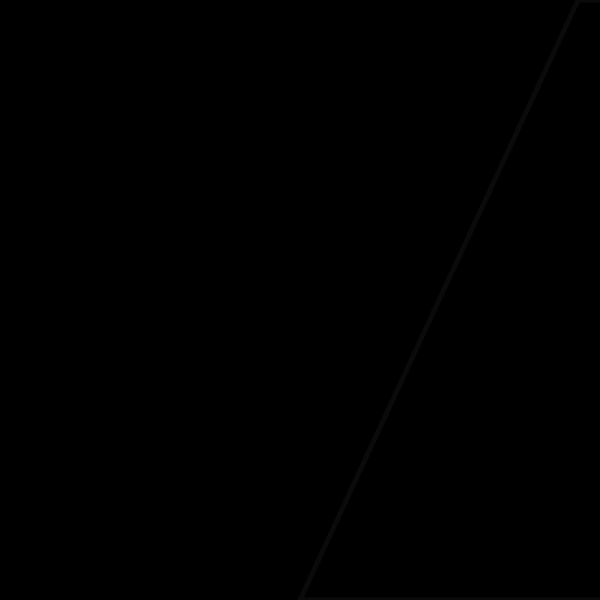
Frame 1 (no input)
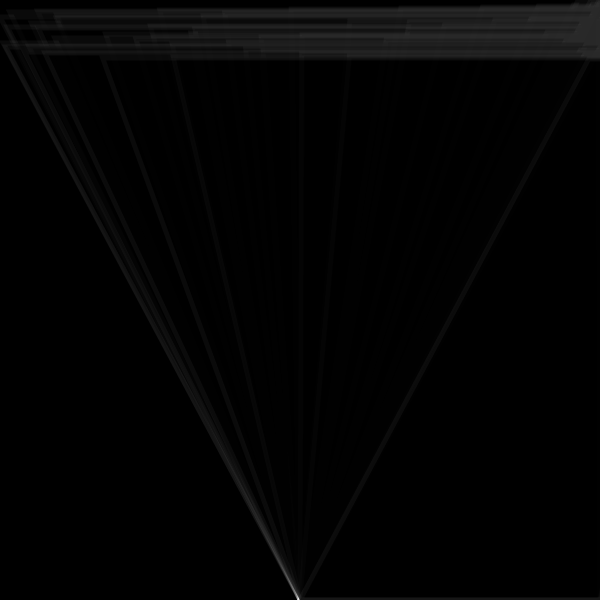
Frame 60 (no input)
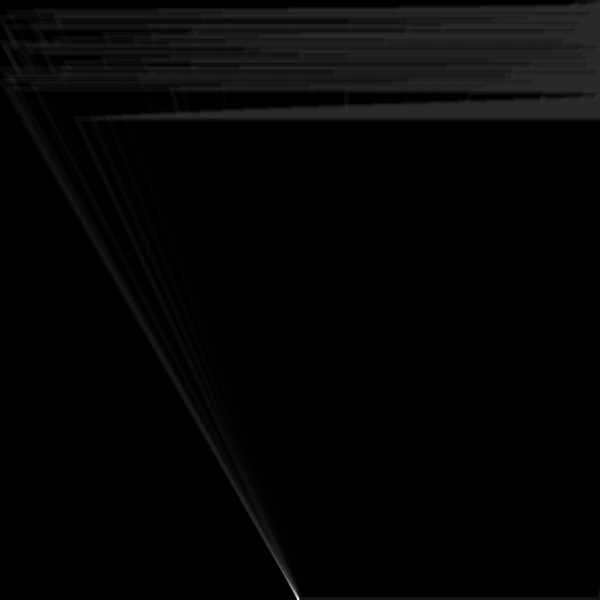
Frame 120 (the mouse pressed at the canvas centre since frame 60)

The p5.js sketch that drew these frames (run headless with seeded random() and noise() and a simulated clock; from frame 60 on, the mouse is pressed at the canvas centre):

// p5.js sketch
// ── sketch.js
let y_start
let pins = []

var pins_num = 50;
var complexity = 10;
var maximumHeight = 600;

parameterChanged = (variableName, value) => setup()

function setup() {
  w = 600;
  var canvas;
    if(windowWidth>=600 && windowHeight >=600){
      canvas = createCanvas(600, 600);
    }
    else{
      canvas = createCanvas(windowWidth, windowHeight - 100);
    }

  var x = (windowWidth - width) / 2;
  var y = (windowHeight - height) / 2;

  canvas.position(x, y);
  background(0);

  strokeWeight(.5)
  y_start = 0
  pins.length = 0
  for (let i = 0; i < pins_num; i++) {
    pins[i] = createVector(random(width), random(height))
  }

}


function draw(){
  fill(0, 100)
  stroke(255, 10)
  strokeWeight(5)
  if (y_start < height) {
    beginShape()
    for (let x = 0; x < width; x++) {
      var angle = pins.reduce((sum, p) => sum + complexity * atan(p.x - y_start, p.x - x), 0)
      var z = map(sin(angle), -1, 1, 0, maximumHeight)
      vertex(x + z, y_start)
    }
    vertex(width, height)
    vertex(width/2, height)
    endShape(CLOSE)
    y_start++
  }
}
